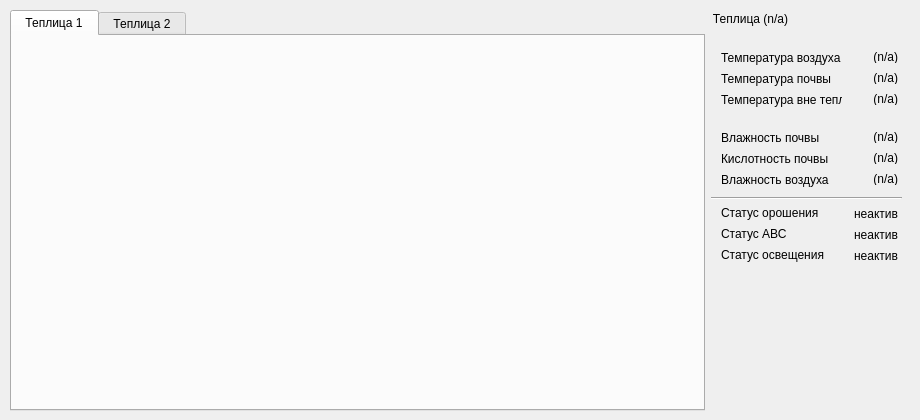
            <widget class="QWidget" name="page_3">
             <widget class="QWidget" name="horizontalLayoutWidget">
              <property name="geometry">
               <rect>
                <x>10</x>
                <y>10</y>
                <width>901</width>
                <height>401</height>
               </rect>
              </property>
              <layout class="QHBoxLayout" name="horizontalLayout_3">
               <property name="sizeConstraint">
                <enum>QLayout::SetMinAndMaxSize</enum>
               </property>
               <item>
                <widget class="QTabWidget" name="taw_PtsRoot">
                 <property name="sizePolicy">
                  <sizepolicy hsizetype="Expanding" vsizetype="Expanding">
                   <horstretch>0</horstretch>
                   <verstretch>0</verstretch>
                  </sizepolicy>
                 </property>
                 <property name="maximumSize">
                  <size>
                   <width>720</width>
                   <height>16777215</height>
                  </size>
                 </property>
                 <widget class="QWidget" name="tab">
                  <attribute name="title">
                   <string> Теплица 1 </string>
                  </attribute>
                 </widget>
                 <widget class="QWidget" name="tab_2">
                  <attribute name="title">
                   <string> Теплица 2 </string>
                  </attribute>
                 </widget>
                </widget>
               </item>
               <item>
                <widget class="QGroupBox" name="box_PtsSelectedModuleStats">
                 <property name="sizePolicy">
                  <sizepolicy hsizetype="Maximum" vsizetype="Preferred">
                   <horstretch>0</horstretch>
                   <verstretch>0</verstretch>
                  </sizepolicy>
                 </property>
                 <property name="minimumSize">
                  <size>
                   <width>200</width>
                   <height>0</height>
                  </size>
                 </property>
                 <property name="maximumSize">
                  <size>
                   <width>200</width>
                   <height>16777215</height>
                  </size>
                 </property>
                 <property name="styleSheet">
                  <string notr="true">QGroupBox { margin-top: 11px; border-top: 1px flat; }</string>
                 </property>
                 <property name="title">
                  <string>Теплица (n/a)</string>
                 </property>
                 <widget class="QLabel" name="lbl_ReadOnly26">
                  <property name="geometry">
                   <rect>
                    <x>10</x>
                    <y>40</y>
                    <width>121</width>
                    <height>16</height>
                   </rect>
                  </property>
                  <property name="text">
                   <string>Температура воздуха</string>
                  </property>
                 </widget>
                 <widget class="QLabel" name="lbl_PtsStatAirTemp">
                  <property name="geometry">
                   <rect>
                    <x>140</x>
                    <y>40</y>
                    <width>47</width>
                    <height>13</height>
                   </rect>
                  </property>
                  <property name="text">
                   <string>(n/a)</string>
                  </property>
                  <property name="alignment">
                   <set>Qt::AlignRight|Qt::AlignTrailing|Qt::AlignVCenter</set>
                  </property>
                 </widget>
                 <widget class="QLabel" name="lbl_ReadOnly27">
                  <property name="geometry">
                   <rect>
                    <x>10</x>
                    <y>61</y>
                    <width>111</width>
                    <height>16</height>
                   </rect>
                  </property>
                  <property name="text">
                   <string>Температура почвы</string>
                  </property>
                 </widget>
                 <widget class="QLabel" name="lbl_PtsStatSoilTemp">
                  <property name="geometry">
                   <rect>
                    <x>140</x>
                    <y>61</y>
                    <width>47</width>
                    <height>13</height>
                   </rect>
                  </property>
                  <property name="text">
                   <string>(n/a)</string>
                  </property>
                  <property name="alignment">
                   <set>Qt::AlignRight|Qt::AlignTrailing|Qt::AlignVCenter</set>
                  </property>
                 </widget>
                 <widget class="QLabel" name="lbl_ReadOnly28">
                  <property name="geometry">
                   <rect>
                    <x>10</x>
                    <y>82</y>
                    <width>121</width>
                    <height>16</height>
                   </rect>
                  </property>
                  <property name="text">
                   <string>Температура вне тепл.</string>
                  </property>
                 </widget>
                 <widget class="QLabel" name="lbl_PtsStatExtAirTemp">
                  <property name="geometry">
                   <rect>
                    <x>140</x>
                    <y>82</y>
                    <width>47</width>
                    <height>13</height>
                   </rect>
                  </property>
                  <property name="text">
                   <string>(n/a)</string>
                  </property>
                  <property name="alignment">
                   <set>Qt::AlignRight|Qt::AlignTrailing|Qt::AlignVCenter</set>
                  </property>
                 </widget>
                 <widget class="QLabel" name="lbl_PtsStatAirMoisture">
                  <property name="geometry">
                   <rect>
                    <x>140</x>
                    <y>162</y>
                    <width>47</width>
                    <height>13</height>
                   </rect>
                  </property>
                  <property name="text">
                   <string>(n/a)</string>
                  </property>
                  <property name="alignment">
                   <set>Qt::AlignRight|Qt::AlignTrailing|Qt::AlignVCenter</set>
                  </property>
                 </widget>
                 <widget class="QLabel" name="lbl_ReadOnly31">
                  <property name="geometry">
                   <rect>
                    <x>10</x>
                    <y>162</y>
                    <width>121</width>
                    <height>16</height>
                   </rect>
                  </property>
                  <property name="text">
                   <string>Влажность воздуха</string>
                  </property>
                 </widget>
                 <widget class="QLabel" name="lbl_PtsStatSoilPHRate">
                  <property name="geometry">
                   <rect>
                    <x>140</x>
                    <y>141</y>
                    <width>47</width>
                    <height>13</height>
                   </rect>
                  </property>
                  <property name="text">
                   <string>(n/a)</string>
                  </property>
                  <property name="alignment">
                   <set>Qt::AlignRight|Qt::AlignTrailing|Qt::AlignVCenter</set>
                  </property>
                 </widget>
                 <widget class="QLabel" name="lbl_ReadOnly30">
                  <property name="geometry">
                   <rect>
                    <x>10</x>
                    <y>141</y>
                    <width>121</width>
                    <height>16</height>
                   </rect>
                  </property>
                  <property name="text">
                   <string>Кислотность почвы</string>
                  </property>
                 </widget>
                 <widget class="QLabel" name="lbl_PtsStatSoilMoisture">
                  <property name="geometry">
                   <rect>
                    <x>140</x>
                    <y>120</y>
                    <width>47</width>
                    <height>13</height>
                   </rect>
                  </property>
                  <property name="text">
                   <string>(n/a)</string>
                  </property>
                  <property name="alignment">
                   <set>Qt::AlignRight|Qt::AlignTrailing|Qt::AlignVCenter</set>
                  </property>
                 </widget>
                 <widget class="QLabel" name="lbl_ReadOnly29">
                  <property name="geometry">
                   <rect>
                    <x>10</x>
                    <y>120</y>
                    <width>121</width>
                    <height>16</height>
                   </rect>
                  </property>
                  <property name="text">
                   <string>Влажность почвы</string>
                  </property>
                 </widget>
                 <widget class="Line" name="line_3">
                  <property name="geometry">
                   <rect>
                    <x>0</x>
                    <y>180</y>
                    <width>191</width>
                    <height>16</height>
                   </rect>
                  </property>
                  <property name="frameShadow">
                   <enum>QFrame::Sunken</enum>
                  </property>
                  <property name="lineWidth">
                   <number>1</number>
                  </property>
                  <property name="orientation">
                   <enum>Qt::Horizontal</enum>
                  </property>
                 </widget>
                 <widget class="QLabel" name="lbl_PtsSysLightStat">
                  <property name="geometry">
                   <rect>
                    <x>140</x>
                    <y>239</y>
                    <width>47</width>
                    <height>13</height>
                   </rect>
                  </property>
                  <property name="text">
                   <string>неактив</string>
                  </property>
                  <property name="alignment">
                   <set>Qt::AlignRight|Qt::AlignTrailing|Qt::AlignVCenter</set>
                  </property>
                 </widget>
                 <widget class="QLabel" name="lbl_ReadOnly34">
                  <property name="geometry">
                   <rect>
                    <x>10</x>
                    <y>237</y>
                    <width>121</width>
                    <height>16</height>
                   </rect>
                  </property>
                  <property name="text">
                   <string>Статус освещения</string>
                  </property>
                 </widget>
                 <widget class="QLabel" name="lbl_ReadOnly32">
                  <property name="geometry">
                   <rect>
                    <x>10</x>
                    <y>195</y>
                    <width>121</width>
                    <height>16</height>
                   </rect>
                  </property>
                  <property name="text">
                   <string>Статус орошения</string>
                  </property>
                 </widget>
                 <widget class="QLabel" name="lbl_PtsSysVentlStat">
                  <property name="geometry">
                   <rect>
                    <x>140</x>
                    <y>218</y>
                    <width>47</width>
                    <height>13</height>
                   </rect>
                  </property>
                  <property name="text">
                   <string>неактив</string>
                  </property>
                  <property name="alignment">
                   <set>Qt::AlignRight|Qt::AlignTrailing|Qt::AlignVCenter</set>
                  </property>
                 </widget>
                 <widget class="QLabel" name="lbl_PtsSysWtnStat">
                  <property name="geometry">
                   <rect>
                    <x>140</x>
                    <y>197</y>
                    <width>47</width>
                    <height>13</height>
                   </rect>
                  </property>
                  <property name="text">
                   <string>неактив</string>
                  </property>
                  <property name="alignment">
                   <set>Qt::AlignRight|Qt::AlignTrailing|Qt::AlignVCenter</set>
                  </property>
                 </widget>
                 <widget class="QLabel" name="lbl_ReadOnly33">
                  <property name="geometry">
                   <rect>
                    <x>10</x>
                    <y>216</y>
                    <width>121</width>
                    <height>16</height>
                   </rect>
                  </property>
                  <property name="text">
                   <string>Статус АВС</string>
                  </property>
                 </widget>
                </widget>
               </item>
              </layout>
             </widget>
            </widget>
